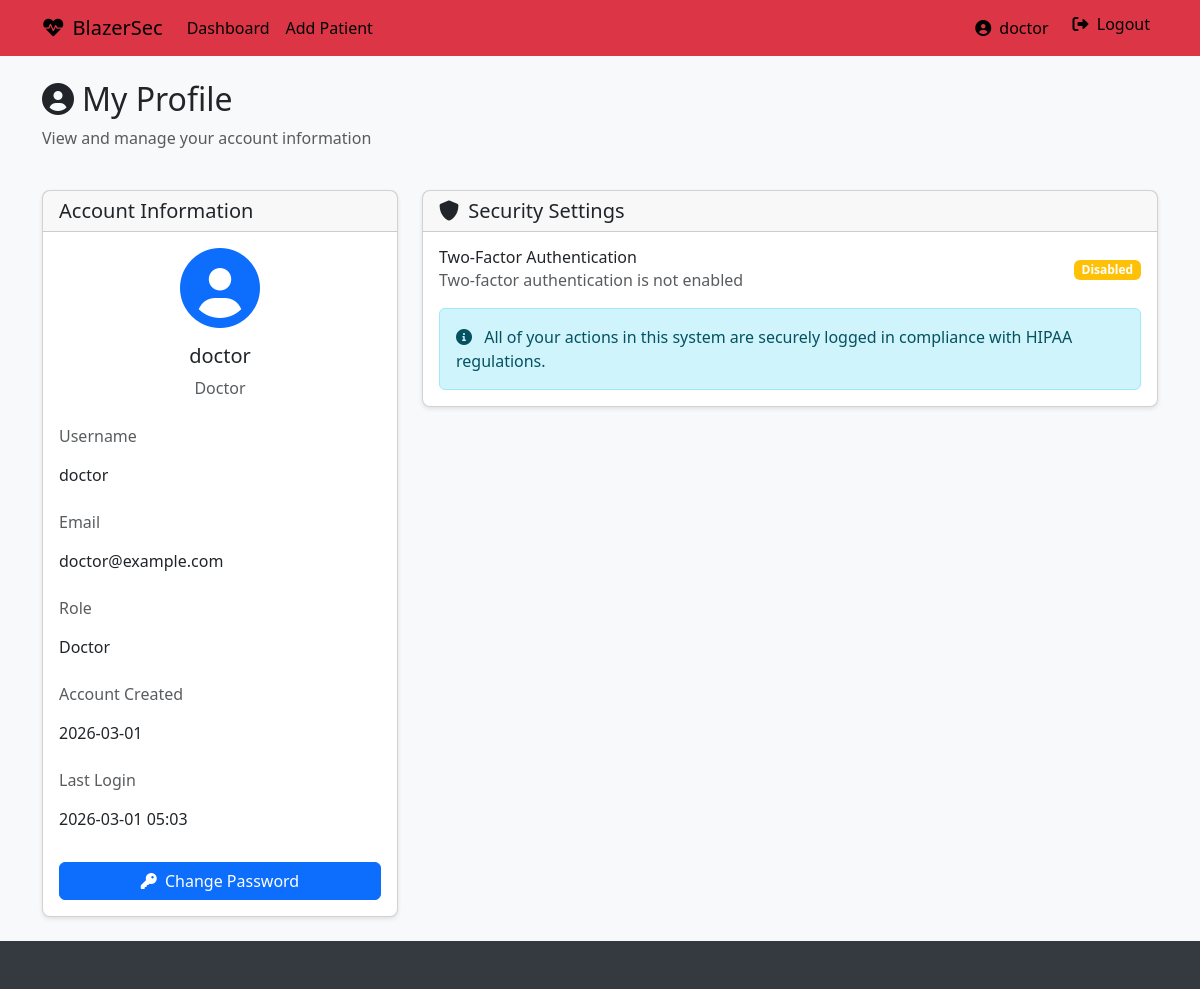
/profile (signed in), run on an earlier commit of the app's database.
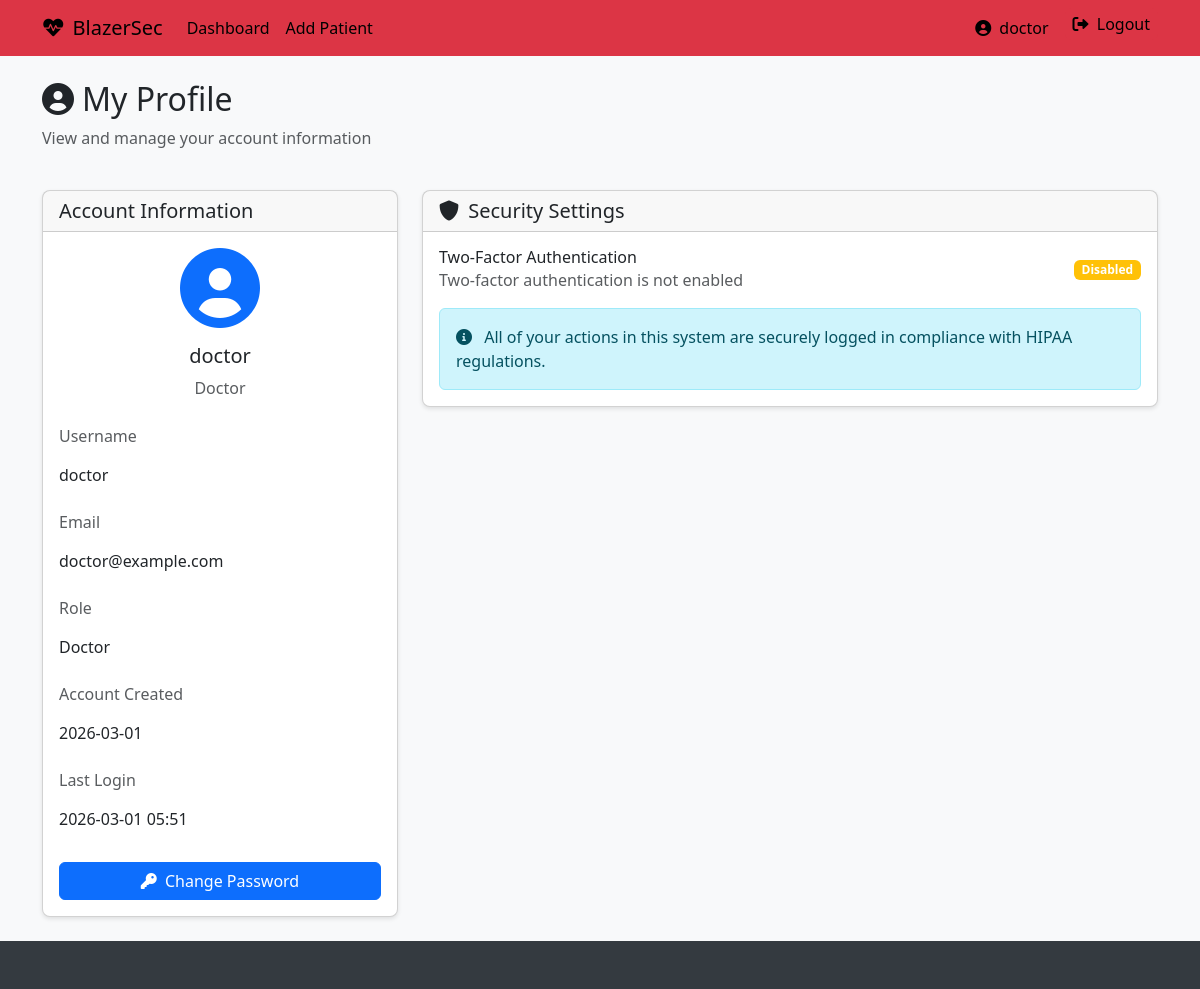
And on a later commit of the database.
### app.py (models this page shows, shortened)
class User(db.Model, UserMixin):
    id = db.Column(db.Integer, primary_key=True)
    username = db.Column(db.String(80), unique=True, nullable=False)
    user_first_name = db.Column(db.String(80), nullable = False)
    user_last_name = db.Column(db.String(80), nullable = False)
    password_hash = db.Column(db.String(128), nullable=False)
    email = db.Column(db.String(120), unique=True, nullable=False)
    role = db.Column(db.String(20), nullable=False, default='patient')  # admin, doctor, patient
    totp_secret = db.Column(db.String(32), nullable=True)  # For 2FA
    is_active = db.Column(db.Boolean, default=True)
    created_at = db.Column(db.DateTime, default=datetime.now)
    last_login = db.Column(db.DateTime, nullable=True)
    patient = db.relationship('Patient', backref='user', uselist=False)

### app.py (the view)
@app.route('/profile')
@login_required
def profile():
    patient = None
    if current_user.role == 'patient':
        patient = Patient.query.filter_by(user_id=current_user.id).first()
    return render_template('profile.html', patient=patient)

### app.py (called while the page is built)
@login_manager.user_loader
def load_user(user_id):
    return User.query.get(int(user_id))

@app.after_request
def add_security_headers(response):
    response.headers['X-Content-Type-Options'] = 'nosniff'
    response.headers['X-Frame-Options'] = 'SAMEORIGIN'
    response.headers['X-XSS-Protection'] = '1; mode=block'
    response.headers['Strict-Transport-Security'] = 'max-age=31536000; includeSubDomains'
    response.headers['Content-Security-Policy'] = "default-src 'self'; script-src 'self' cdn.jsdelivr.net; style-src 'self' cdn.jsdelivr.net; img-src 'self' data:;"
    response.headers['Referrer-Policy'] = 'strict-origin-when-cross-origin'
    return response

### templates/profile.html (shortened to what this page needs)
{% extends 'base.html' %}
{% block content %}
<div class="row mb-4">
    <div class="col">
        <h2><i class="fas fa-user-circle me-2"></i>My Profile</h2>
        <p class="text-muted">View and manage your account information</p>
    </div>
</div>
<div class="row">
    <div class="col-lg-4">
        <div class="card mb-4">
            <div class="card-header">
                <h5 class="mb-0">Account Information</h5>
            </div>
            <div class="card-body">
                <div class="text-center mb-4">
                    <div class="avatar-placeholder mb-3">
                        <i class="fas fa-user-circle fa-5x text-primary"></i>
                    </div>
                    <h5>{{ current_user.username }}</h5>
                    <p class="text-muted">{{ current_user.role.capitalize() }}</p>
                </div>
                <div class="mb-3">
                    <label class="form-label text-muted">Username</label>
                    <p class="form-control-plaintext">{{ current_user.username }}</p>
                </div>
                <div class="mb-3">
                    <label class="form-label text-muted">Email</label>
                    <p class="form-control-plaintext">{{ current_user.email }}</p>
                </div>
                <div class="mb-3">
                    <label class="form-label text-muted">Role</label>
                    <p class="form-control-plaintext">{{ current_user.role.capitalize() }}</p>
                </div>
                <div class="mb-3">
                    <label class="form-label text-muted">Account Created</label>
                    <p class="form-control-plaintext">{{ current_user.created_at.strftime('%Y-%m-%d') }}</p>
                </div>
                <div class="mb-3">
                    <label class="form-label text-muted">Last Login</label>
                    <p class="form-control-plaintext">{{ current_user.last_login.strftime('%Y-%m-%d %H:%M') if current_user.last_login else 'N/A' }}</p>
                </div>
                <div class="d-grid mt-4">
                    <a href="{{ url_for('change_password') }}" class="btn btn-primary">
                        <i class="fas fa-key me-1"></i> Change Password
                    </a>
                </div>
            </div>
        </div>
    </div>
    <div class="col-lg-8">
        <div class="card">
            <div class="card-header">
                <h5 class="mb-0">
                    <i class="fas fa-shield-alt me-1"></i> Security Settings
                </h5>
            </div>
            <div class="card-body">
                <div class="d-flex align-items-center justify-content-between mb-3">
                    <div>
                        <h6 class="mb-0">Two-Factor Authentication</h6>
                        <p class="text-muted mb-0">
                            {% if current_user.totp_secret %}
                            Two-factor authentication is enabled
                            {% else %}
                            Two-factor authentication is not enabled
                            {% endif %}
                        </p>
                    </div>
                    {% if current_user.totp_secret %}
                    <span class="badge bg-success">Enabled</span>
                    {% else %}
                    <span class="badge bg-warning">Disabled</span>
                    {% endif %}
                </div>
                <div class="alert alert-info mt-3 mb-0">
                    <i class="fas fa-info-circle me-2"></i> All of your actions in this system are securely logged in compliance with HIPAA regulations.
                </div>
            </div>
        </div>
    </div>
</div>
{% endblock %}

### templates/base.html (shortened to what this page needs)
<!DOCTYPE html>
<html lang="en">
<head>
    <link href="https://cdn.jsdelivr.net/npm/bootstrap@5.3.0-alpha1/dist/css/bootstrap.min.css" rel="stylesheet">
    <link rel="stylesheet" href="https://cdnjs.cloudflare.com/ajax/libs/font-awesome/6.0.0/css/all.min.css">
</head>
<body>
    <nav class="navbar navbar-expand-lg navbar-dark mb-4">
        <div class="container">
            <a class="navbar-brand" href="{{ url_for('index') }}">
                <i class="fas fa-heartbeat me-2"></i>BlazerSec
            </a>
            <div class="collapse navbar-collapse" id="navbarNav">
                <ul class="navbar-nav me-auto">
                    {% if current_user.is_authenticated %}
                        <li class="nav-item">
                            <a class="nav-link" href="{{ url_for('dashboard') }}">Dashboard</a>
                        </li>
                        {% if current_user.role == 'doctor' %}
                            <li class="nav-item">
                                <a class="nav-link" href="{{ url_for('add_patient') }}">Add Patient</a>
                            </li>
                        {% endif %}
                    {% endif %}
                </ul>
                <ul class="navbar-nav">
                    {% if current_user.is_authenticated %}
                        <li class="nav-item">
                            <a class="nav-link" href="{{ url_for('profile') }}">
                                <i class="fas fa-user-circle me-1"></i> {{ current_user.username }}
                            </a>
                        </li>
                        <li class="nav-item">
                            <a class="nav-link btn-logout py-1 px-2 ms-2 rounded" href="{{ url_for('logout') }}">
                                <i class="fas fa-sign-out-alt me-1"></i> Logout
                            </a>
                        </li>
                    {% endif %}
                </ul>
            </div>
        </div>
    </nav>
    <div class="container">
        {% block content %}{% endblock %}
    </div>
    <footer class="footer mt-auto py-3">
    </footer>
</body>
</html>

What changed in the data, as far as the page shows it:
changed User "doctor": last_login "2026-03-01 05:03" → "2026-03-01 05:51"
